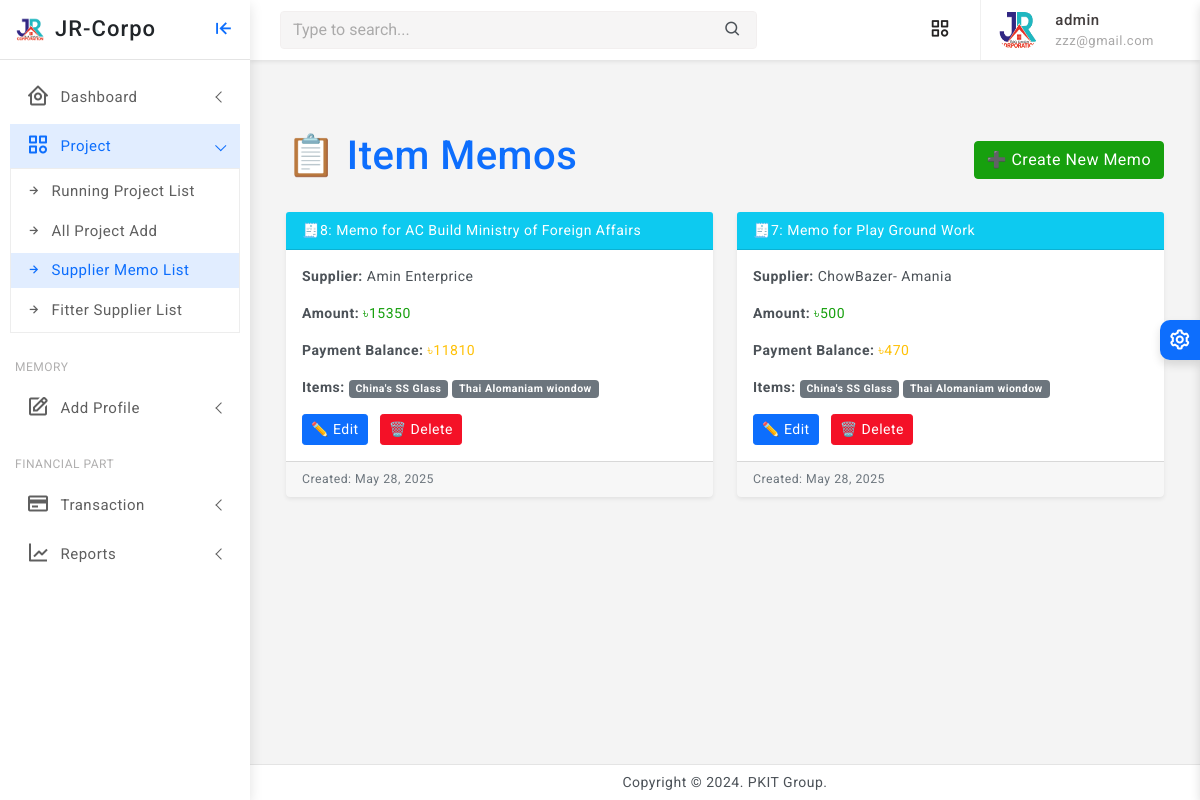
Page /memos/ (signed in) on the committed database.
### core/models.py (models this page shows, shortened)
class Memo(models.Model):
    project = models.ForeignKey(Project, on_delete=models.CASCADE, related_name='item_memos')
    supplier = models.ForeignKey(Supplier, on_delete=models.CASCADE, related_name='memos')
    items = models.ManyToManyField(Item, related_name='memos')
    amount = models.PositiveIntegerField(default=0)
    payment_balance = models.PositiveIntegerField(default=0, null=True, blank=True)
    is_payment_done = models.BooleanField(default=False, null=True, blank=True)
    created_at = models.DateTimeField(auto_now_add=True)
    updated_at = models.DateTimeField(auto_now=True)

class Project(models.Model):
    STATUS_CHOICES = [
        ('RUNNING', 'Running'),
        ('TRIAL', 'Trial Period'),
        ('CLOSED', 'Closed'),
        ('OTHER', 'Other'),
    ]
    company = models.ForeignKey(Company, on_delete=models.CASCADE, related_name='projects')
    name = models.CharField(max_length=255)
    location = models.CharField(max_length=255)
    approximate_bill = models.PositiveIntegerField(default=0)
    current_cost = models.PositiveIntegerField(default=0, null=True, blank=True)
    final_bill = models.PositiveIntegerField(default=0, null=True, blank=True)
    current_paid = models.PositiveIntegerField(default=0, null=True, blank=True)
    created_at = models.DateTimeField(auto_now_add=True)
    updated_at = models.DateTimeField(auto_now=True)
    status = models.CharField(max_length=10, null=True, blank=True, choices=STATUS_CHOICES, default='RUNNING')

class Organization(models.Model):
    name = models.CharField(max_length=255, unique=True)
    location = models.CharField(max_length=255)
    phone = models.CharField(max_length=20)
    logo = models.ImageField(upload_to='media/logos/', blank=True, null=True)
    created_at = models.DateTimeField(auto_now_add=True)
    updated_at = models.DateTimeField(auto_now=True)
    class Meta:
        abstract = True

class Supplier(Organization):
    pass

class Item(models.Model):
    item_name = models.CharField(max_length=255)
    image = models.ImageField(upload_to='media/item_images/', blank=True, null=True)
    category = models.ForeignKey(Category, on_delete=models.SET_NULL, null=True, related_name='items')
    created_at = models.DateTimeField(auto_now_add=True)
    updated_at = models.DateTimeField(auto_now=True)

### core/views.py (the view)
# urls.py: path('memos/', views.memo_list, name='memo_list'),
@staff_required
def memo_list(request):
    memos = Memo.objects.filter(is_payment_done=False).order_by('-created_at')
    return render(request, 'memo/memo_list.html', {'memos': memos})

### core/views.py (called while the page is built)
def staff_required(view_func):
    return user_passes_test(lambda u: u.is_authenticated and u.is_staff)(view_func)

### core/templates/memo/memo_list.html
{% extends 'partials/base0.html' %}
{% block content %}
{% load static %}
<div class="container my-5">
    <div class="d-flex justify-content-between align-items-center mb-4">
        <h1 class="text-primary">📋 Item Memos</h1>
        <a href="{% url 'memo_create' %}" class="btn btn-success">
            ➕ Create New Memo
        </a>
    </div>
    {% if memos %}
        <div class="row">
            {% for memo in memos %}
                <div class="col-md-6 mb-4">
                    <div class="card shadow-sm border-info rounded">
                        <div class="card-header bg-info text-white">
                           🧾{{ memo.id }}: Memo for {{ memo.project.name }}
                        </div>
                        <div class="card-body">
                            <p><strong>Supplier:</strong> {{ memo.supplier.name }}</p>
                            <p><strong>Amount:</strong> <span class="text-success">৳{{ memo.amount }}</span></p>
                            <p><strong>Payment Balance:</strong>
                                {% if memo.payment_balance %}
                                    <span class="text-warning">৳{{ memo.payment_balance }}</span>
                                {% else %}
                                    <span class="text-muted">N/A</span>
                                {% endif %}
                            </p>
                            <p><strong>Items:</strong>
                                {% for item in memo.items.all %}
                                    <span class="badge bg-secondary">{{ item.item_name }}</span>
                                {% empty %}
                                    <span class="text-muted">No items</span>
                                {% endfor %}
                            </p>
                            <div class="mt-3">
                                <a href="{% url 'memo_update' memo.pk %}" class="btn btn-sm btn-primary me-2">✏️ Edit</a>
                                <a href="{% url 'memo_delete' memo.pk %}" class="btn btn-sm btn-danger">🗑️ Delete</a>
                            </div>
                        </div>
                        <div class="card-footer text-muted small">
                            Created: {{ memo.created_at|date:"M d, Y" }}
                        </div>
                    </div>
                </div>
            {% endfor %}
        </div>
    {% else %}
        <div class="alert alert-info">
            No memos yet. Start by <a href="{% url 'memo_create' %}" class="alert-link">creating a new memo</a>!
        </div>
    {% endif %}
</div>
{% endblock %}

### templates/partials/base0.html (shortened to what this page needs)
<!doctype html>
<html lang="en">
{% load static %}
<head>
	<link href="{% static 'assets/plugins/vectormap/jquery-jvectormap-2.0.2.css' %}" rel="stylesheet"/>
	<link href="{% static 'assets/plugins/simplebar/css/simplebar.css' %}" rel="stylesheet" />
	<link href="{% static 'assets/plugins/perfect-scrollbar/css/perfect-scrollbar.css' %}" rel="stylesheet" />
	<link href="{% static 'assets/plugins/metismenu/css/metisMenu.min.css' %}" rel="stylesheet" />
	<link href="{% static 'assets/css/pace.min.css' %}" rel="stylesheet" />
	<link href="{% static 'assets/css/bootstrap.min.css' %}" rel="stylesheet">
	<link href="{% static 'assets/css/app.css' %}" rel="stylesheet">
	<link href="{% static 'assets/css/icons.css' %}" rel="stylesheet">
	<link rel="stylesheet" href="{% static 'assets/css/dark-theme.css' %}" />
	<link rel="stylesheet" href="{% static 'assets/css/semi-dark.css' %}" />
	<link rel="stylesheet" href="{% static 'assets/css/header-colors.css' %}" />
		<link rel="stylesheet" href="https://use.fontawesome.com/releases/v5.15.2/css/all.css"
>
</head>
<body>
	<div class="wrapper">
		<div class="sidebar-wrapper" data-simplebar="true">
			<div class="sidebar-header">
				<div>
					<img src="{% static 'assets/images/jr.png' %} " class="logo-icon" alt="logo icon">
				</div>
				<div>
				<a href="{% url 'home' %}" class="text-decoration-none">
					<h4 class="logo-text text-dark">JR-Corpo</h4>
				</a>
				</div>
				<div class="toggle-icon ms-auto"><i class='bx bx-arrow-to-left'></i>
				</div>
			</div>
			<ul class="metismenu" id="menu">
				<li>
					<a href="javascript:;" class="has-arrow">
						<div class="parent-icon"><i class='bx bx-home-circle'></i>
						</div>
						<div class="menu-title">Dashboard</div>
					</a>
				</li>
				<li>
					<a href="javascript:;" class="has-arrow">
						<div class="parent-icon"><i class="bx bx-category"></i>
						</div>
						<div class="menu-title">Project</div>
					</a>
					<ul>
						<li> <a href="{% url 'project_list' %}"><i class="bx bx-right-arrow-alt"></i>Running Project List</a></li>
						<li> <a href="{% url 'all_project_list' %}"><i class="bx bx-right-arrow-alt"></i>All Project Add</a></li></li>
						<li> <a href="{% url 'memo_list' %}"><i class="bx bx-right-arrow-alt"></i>Supplier Memo List</a></li>
						<li> <a href="{% url 'manpowermemo_list' %}"><i class="bx bx-right-arrow-alt"></i>Fitter Supplier List</a></li>
					</ul>
				<li class="menu-label">Memory</li>
				<li>
					<a class="has-arrow" href="javascript:;">
						<div class="parent-icon"><i class='bx bx-edit'></i>
						</div>
						<div class="menu-title">Add Profile </div>
					</a>
				</li>
				<li class="menu-label">Financial Part</li>
				<li>
					<a class="has-arrow" href="javascript:;">
						<div class="parent-icon"><i class='bx bx-credit-card'></i>
						</div>
						<div class="menu-title">Transaction </div>
					</a>
				</li>
				<li>
					<a class="has-arrow" href="javascript:;">
						<div class="parent-icon"><i class='bx bx-line-chart'></i>
						</div>
						<div class="menu-title">Reports </div>
					</a>
				</li>
		</div>
	<header>
			<div class="topbar d-flex align-items-center">
				<nav class="navbar navbar-expand">
					<div class="search-bar flex-grow-1">
						<div class="position-relative search-bar-box">
							<input type="text" class="form-control search-control" placeholder="Type to search..."> <span class="position-absolute top-50 search-show translate-middle-y"><i class='bx bx-search'></i></span>
						</div>
					</div>
					<div class="top-menu ms-auto">
						<ul class="navbar-nav align-items-center">
							<li class="nav-item dropdown dropdown-large">
								<a class="nav-link dropdown-toggle dropdown-toggle-nocaret" href="#" role="button" data-bs-toggle="dropdown" aria-expanded="false">	<i class='bx bx-category'></i>
								</a>
							</li>
						</ul>
					</div>
					<div class="user-box dropdown">
						<a class="d-flex align-items-center nav-link dropdown-toggle dropdown-toggle-nocaret" href="#" role="button" data-bs-toggle="dropdown" aria-expanded="false">
							<img src="{% static 'assets/images/jr.png' %}" class="user-img" alt="user avatar">
							<div class="user-info ps-3">
								<p class="user-name mb-0">{{ user.username }}</p>
								<p class="designattion mb-0">{{ user.email }}</p>
							</div>
						</a>
					</div>
				</nav>
			</div>
	</header>
		<div class="page-wrapper">
			<div class="page-content">
				{% block content %}
				{% endblock %}
			</div>
		</div>
		<footer class="page-footer">
			<p class="mb-0">Copyright © 2024. PKIT Group.</p>
		</footer>
	</div>
	<div class="switcher-wrapper">
		<div class="switcher-btn"> <i class='bx bx-cog bx-spin'></i>
		</div>
	</div>
</body>
</html>

### rows in the picture
Memo: id "8", project.name "AC Build Ministry of Foreign Affairs", supplier.name "Amin Enterprice", amount "15350", payment_balance "11810", created_at "May 28, 2025"
Item: item_name "China's SS Glass"
Item: item_name "Thai Alomaniam wiondow"
Memo: id "7", project.name "Play Ground Work", supplier.name "ChowBazer- Amania", amount "500", payment_balance "470", created_at "May 28, 2025"

### other values in the picture
{{ user.username }} "admin"
{{ user.email }} "zzz@gmail.com"
